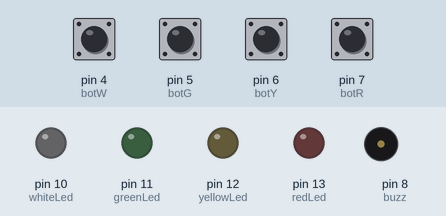
Recording of a sketch running on a simulated Arduino Uno, built with avr-gcc and run on an emulated ATmega328P. Parts: output pins drawn as LEDs (lit = HIGH), buzzer (waves = sounding). Inputs (shaded band) come from the test bench; at power-on: pin 4 (botW), pin 5 (botG), pin 6 (botY), pin 7 (botR) LOW.

Above: at 1.2 s.
1.3 s: pin 4 (botW) pulled HIGH for 0.15 s
At 1.37 s:
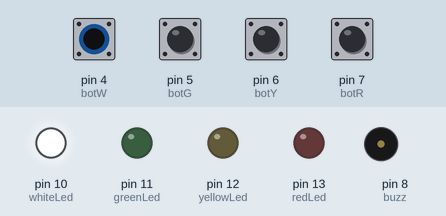
2.9 s: pin 5 (botG) pulled HIGH for 0.15 s
At 2.97 s:
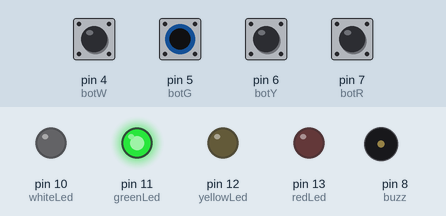
4.5 s: pin 6 (botY) pulled HIGH for 0.15 s
At 4.57 s:
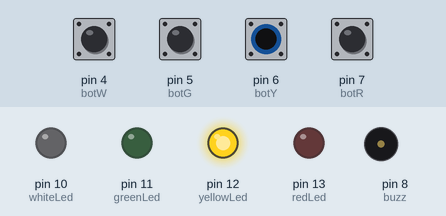
6.1 s: pin 7 (botR) pulled HIGH for 0.15 s
At 6.17 s:
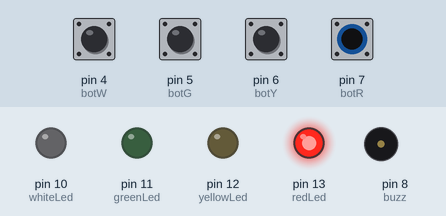
7.7 s: pin 4 (botW) driven HIGH and pin 5 (botG) driven HIGH
At 8.0 s:
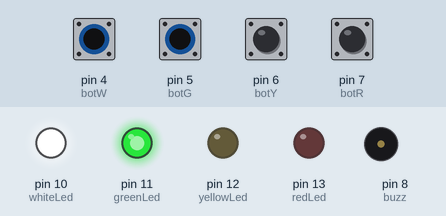
10.7 s: pin 4 (botW) driven LOW
At 11.3 s:
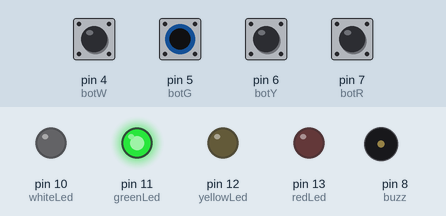
Timing chart, 0 to 14.7 s (numbered marks = the images above; inputs shaded):
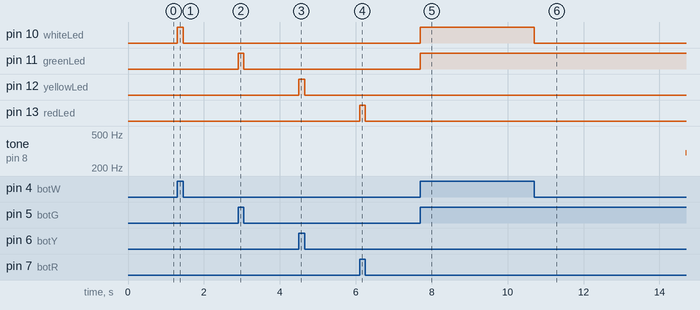

Measured:
- after the input at 1.3 s, pin 10 (whiteLed): LOW → HIGH at once, → LOW 0.15 s later
- after the input at 2.9 s, pin 11 (greenLed): LOW → HIGH at once, → LOW 0.15 s later
- after the input at 4.5 s, pin 12 (yellowLed): LOW → HIGH at once, → LOW 0.15 s later
- after the input at 6.1 s, pin 13 (redLed): LOW → HIGH at once, → LOW 0.15 s later
- after the input at 7.7 s, pin 10 (whiteLed), pin 11 (greenLed): LOW → HIGH at once
- after the input at 10.7 s, pin 10 (whiteLed): HIGH → LOW at once

The sketch:

piano.ino
```cpp
const int redLed = 13;
const int greenLed = 11;
const int yellowLed = 12;
const int whiteLed = 10;
const int botW = 4;
const int botG = 5;
const int botY = 6;
const int botR = 7;
int botGIO = 0;
int botYIO = 0;
int botRIO = 0;
int botWIO = 0;
const int buzz = 8;
void setup() {
  // put your setup code here, to run once:
  pinMode(redLed, OUTPUT);
  pinMode(yellowLed, OUTPUT);
  pinMode(greenLed, OUTPUT);
  pinMode(whiteLed, OUTPUT);
  pinMode(botG, INPUT);
  pinMode(botY, INPUT);
  pinMode(botR, INPUT);
  pinMode(botW, INPUT);
  pinMode(buzz, OUTPUT);
}

void loop() {
  // put your main code here, to run repeatedly
  botGIO = digitalRead(botG);
  botYIO = digitalRead(botY);
  botRIO = digitalRead(botR);
  botWIO = digitalRead(botW);
  if(botGIO == HIGH){
    digitalWrite(greenLed, HIGH);
    tone(buzz, 300);
  }
  else{
    digitalWrite(greenLed, LOW);
  }
    if(botYIO == HIGH){
    digitalWrite(yellowLed, HIGH);
    tone(buzz, 750);
  }
  else{
    digitalWrite(yellowLed, LOW);

  }
    if(botRIO == HIGH){
    digitalWrite(redLed, HIGH);
    tone(buzz, 1000);
  }
  else{
    digitalWrite(redLed, LOW);
  }
  if(botWIO == HIGH){
    digitalWrite(whiteLed, HIGH);
    tone(buzz, 100);
  }
  else{
    digitalWrite(whiteLed, LOW);
  }
  noTone(buzz);
}
```
